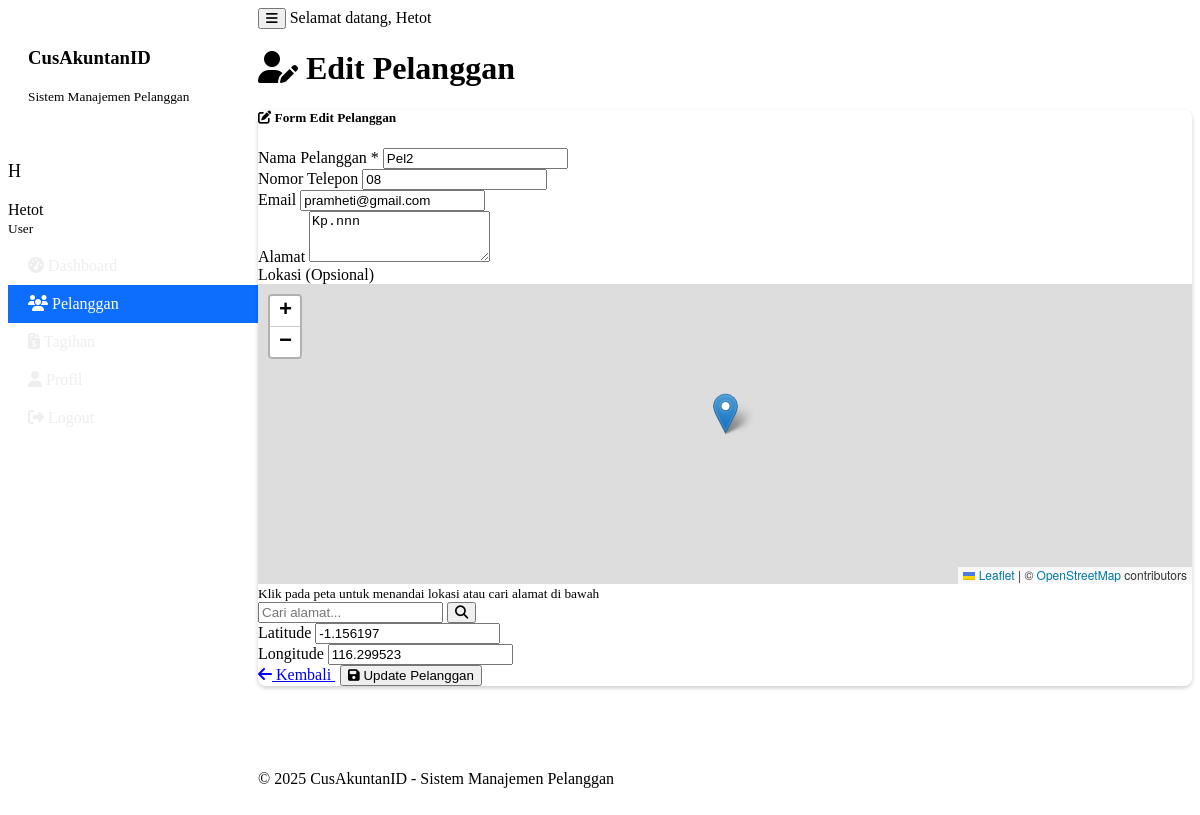
/pelanggan/edit/2 (signed in), run on an earlier commit of the app's database.
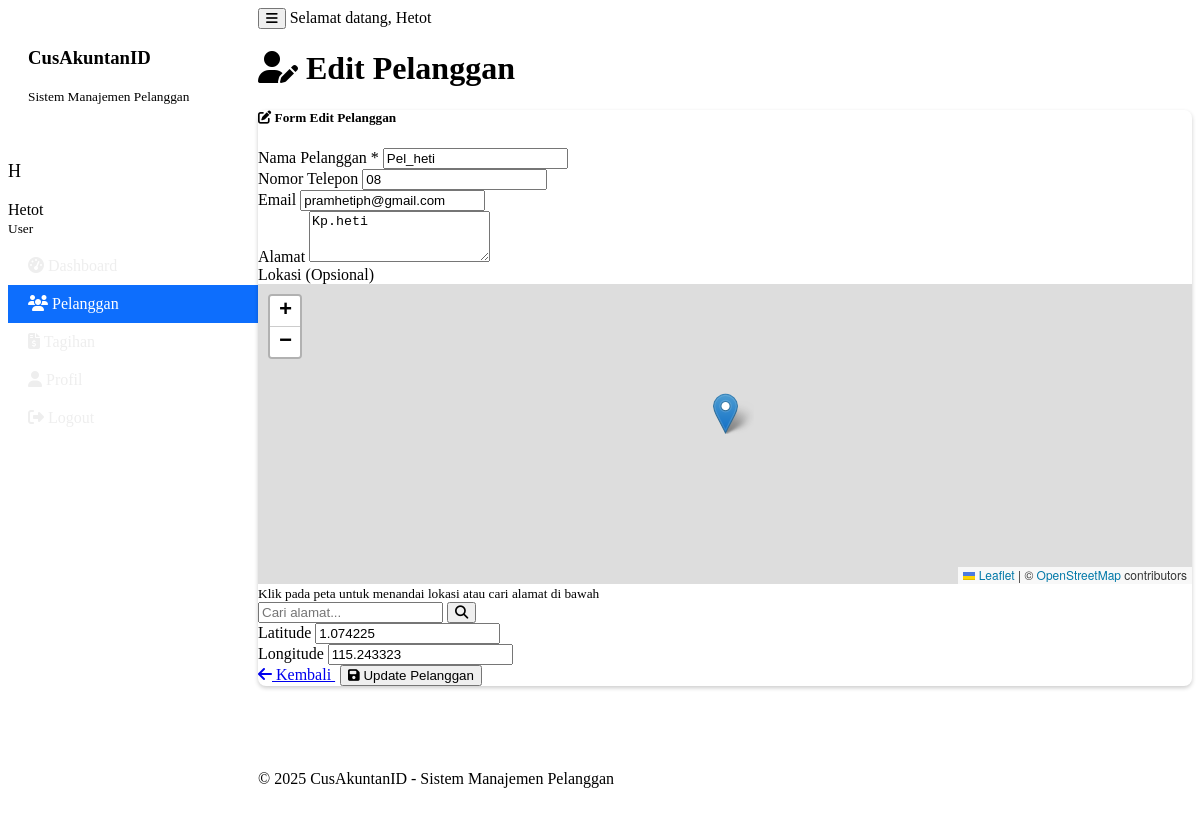
And on a later commit of the database.
### tables this page shows
CREATE TABLE pelanggan (
            id INTEGER PRIMARY KEY,
            nama TEXT NOT NULL,
            telepon TEXT,
            email TEXT,
            alamat TEXT,
            latitude REAL,
            longitude REAL,
            dibuat_pada TEXT,
            user_id INTEGER
        );

### main.py (the view)
    def decorated_function(*args, **kwargs):
        if 'user' not in session:
            flash('Anda perlu login terlebih dahulu.', 'warning')
            return redirect(url_for('login'))
        return f(*args, **kwargs)

### main.py (called while the page is built)
@app.context_processor
def inject_now():
    return {'now': datetime.datetime.now()}

def login_required(f):
    def decorated_function(*args, **kwargs):
        if 'user' not in session:
            flash('Anda perlu login terlebih dahulu.', 'warning')
            return redirect(url_for('login'))
        return f(*args, **kwargs)
    decorated_function.__name__ = f.__name__
    return decorated_function

    def get_connection(self):
        return sqlite3.connect(self.db_path)

    def dapatkan_pelanggan(self, pelanggan_id):
        conn = self.get_connection()
        cursor = conn.cursor()
        cursor.execute("SELECT * FROM pelanggan WHERE id = ?", (pelanggan_id,))
        hasil = cursor.fetchone()
        conn.close()
        return hasil

### templates/pelanggan_form.html (shortened to what the changed rows need)
{% extends "base.html" %}
{% block head %}
    <link rel="stylesheet" href="https://unpkg.com/leaflet@1.9.3/dist/leaflet.css" />
{% endblock %}
{% block content %}
<div class="container">
    <h1 class="mb-4">
        {% if mode == 'tambah' %}
            <i class="fas fa-user-plus me-2"></i> Tambah Pelanggan Baru
        {% else %}
            <i class="fas fa-user-edit me-2"></i> Edit Pelanggan
        {% endif %}
    </h1>
    <div class="card">
        <div class="card-body">
            <form method="POST" id="pelangganForm">
                <div class="row">
                    <div class="col-md-6">
                        <div class="mb-3">
                            <label for="nama" class="form-label">Nama Pelanggan <span class="text-danger">*</span></label>
                            <input type="text" class="form-control" id="nama" name="nama"
                                   value="{{ pelanggan.nama if pelanggan else '' }}" required>
                        </div>
                        <div class="mb-3">
                            <label for="telepon" class="form-label">Nomor Telepon</label>
                            <input type="tel" class="form-control" id="telepon" name="telepon"
                                   value="{{ pelanggan.telepon if pelanggan else '' }}">
                        </div>
                        <div class="mb-3">
                            <label for="email" class="form-label">Email</label>
                            <input type="email" class="form-control" id="email" name="email"
                                   value="{{ pelanggan.email if pelanggan else '' }}">
                        </div>
                        <div class="mb-3">
                            <label for="alamat" class="form-label">Alamat</label>
                            <textarea class="form-control" id="alamat" name="alamat" rows="3">{{ pelanggan.alamat if pelanggan else '' }}</textarea>
                        </div>
                    </div>
                    <div class="col-md-6">
                        <div class="row">
                            <div class="col-md-6 mb-3">
                                <label for="latitude" class="form-label">Latitude</label>
                                <input type="text" class="form-control" id="latitude" name="latitude"
                                       value="{{ pelanggan.latitude if pelanggan else '0' }}" readonly>
                            </div>
                            <div class="col-md-6 mb-3">
                                <label for="longitude" class="form-label">Longitude</label>
                                <input type="text" class="form-control" id="longitude" name="longitude"
                                       value="{{ pelanggan.longitude if pelanggan else '0' }}" readonly>
                            </div>
                        </div>
                    </div>
                </div>
            </form>
        </div>
    </div>
</div>
{% endblock %}

What changed in the data, as far as the page shows it:
changed pelanggan: nama "Pel2" → "Pel_heti"; email "pramheti@gmail.com" → "pramhetiph@gmail.com"; alamat "Kp.nnn" → "Kp.heti"; latitude "-1.156197" → "1.074225"; longitude "116.299523" → "115.243323"
